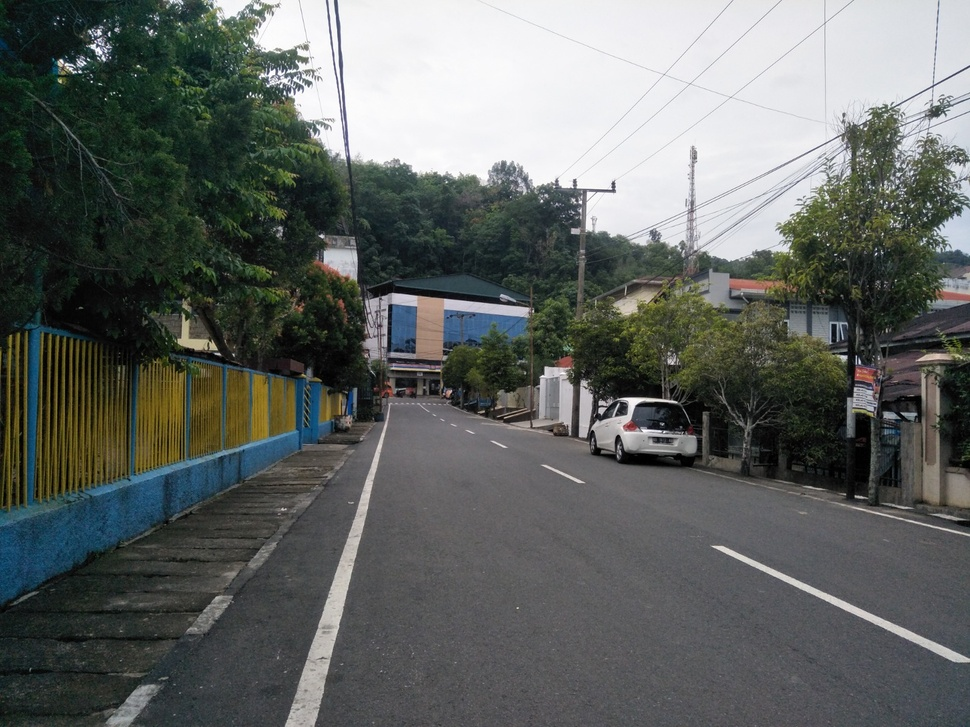
#> input picture jalan3.jpg, 970 x 727 px, shrunk from 1600 x 1200 before the run
$ jupyter execute 'DETEKSI JALAN.ipynb'
#> lines starting #> are read from the running program, lines starting #| are printed output that depends on the picture; after the words box and inside, x2 and y2 are one past the last pixel; in counts of white or black regions, pixels touching at a corner belong together
[cell 1]
# This Python 3 environment comes with many helpful analytics libraries installed
# It is defined by the kaggle/python Docker image: https://github.com/kaggle/docker-python
# For example, here's several helpful packages to load

import numpy as np # linear algebra
import pandas as pd # data processing, CSV file I/O (e.g. pd.read_csv)

# Input data files are available in the read-only "../input/" directory
# For example, running this (by clicking run or pressing Shift+Enter) will list all files under the input directory

import os
for dirname, _, filenames in os.walk('/kaggle/input'):
    for filename in filenames:
        print(os.path.join(dirname, filename))

# You can write up to 20GB to the current directory (/kaggle/working/) that gets preserved as output when you create a version using "Save & Run All"
# You can also write temporary files to /kaggle/temp/, but they won't be saved outside of the current session

[cell 2]
import cv2
import numpy as np
import matplotlib.pyplot as plt

def region_of_interest(img, vertices):
    mask = np.zeros_like(img)
    match_mask_color = 255
    cv2.fillPoly(mask, vertices, match_mask_color)
    masked_image = cv2.bitwise_and(img, mask)
    return masked_image

def draw_the_lines(img, lines):
    img = np.copy(img)
    blank_image = np.zeros((img.shape[0], img.shape[1], 3), dtype=np.uint8)

    if lines is not None:  # Tambahkan pengecekan apakah lines tidak None
        for line in lines:
            for x1, y1, x2, y2 in line:
                cv2.line(blank_image, (x1, y1), (x2, y2), (0, 255, 0), thickness=10)

    img = cv2.addWeighted(img, 0.8, blank_image, 1, 0.0)
    return img

image = cv2.imread('jalan3.jpg')
#> image is the input picture: shape (727, 970, 3); mean B, G, R 97.9, 100.8, 96.7
image = cv2.cvtColor(image, cv2.COLOR_BGR2RGB)
print(image.shape)
#| (727, 970, 3)
height = image.shape[0]
#> height = 727
width = image.shape[1]
#> width = 970
region_of_interest_vertices = [
    (0, height),
    (width // 2, height // 2),
    (width, height)
]
#> region_of_interest_vertices = [(0, 727), (485, 363), (970, 727)]
gray_image = cv2.cvtColor(image, cv2.COLOR_RGB2GRAY)
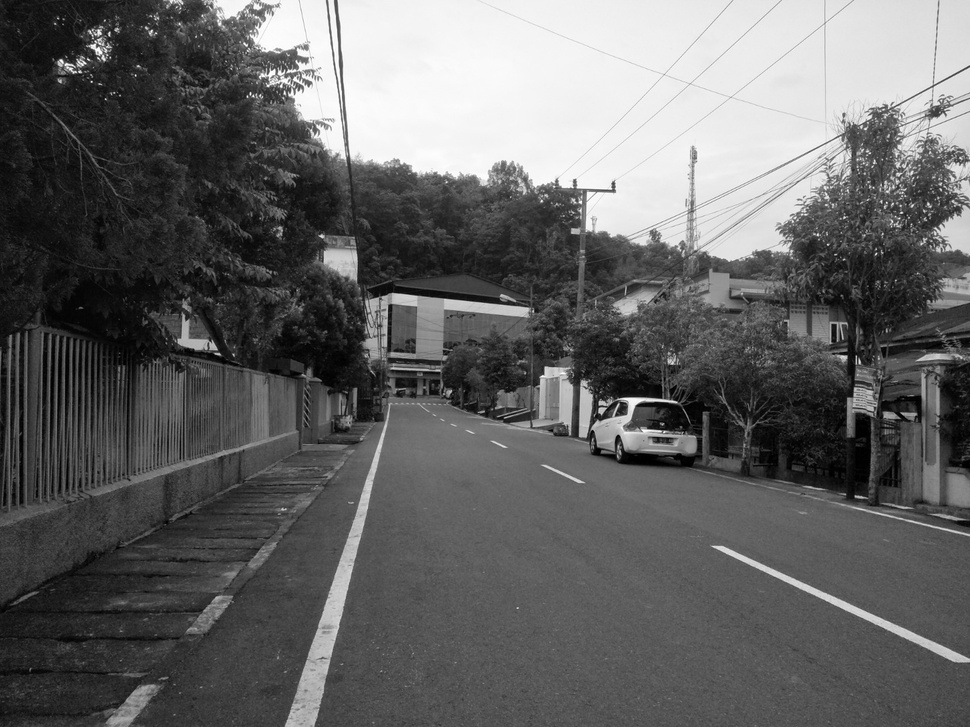
#> gray_image: shape (727, 970); min 0, max 255, mean 99.2
canny_image = cv2.Canny(gray_image, 100, 200)
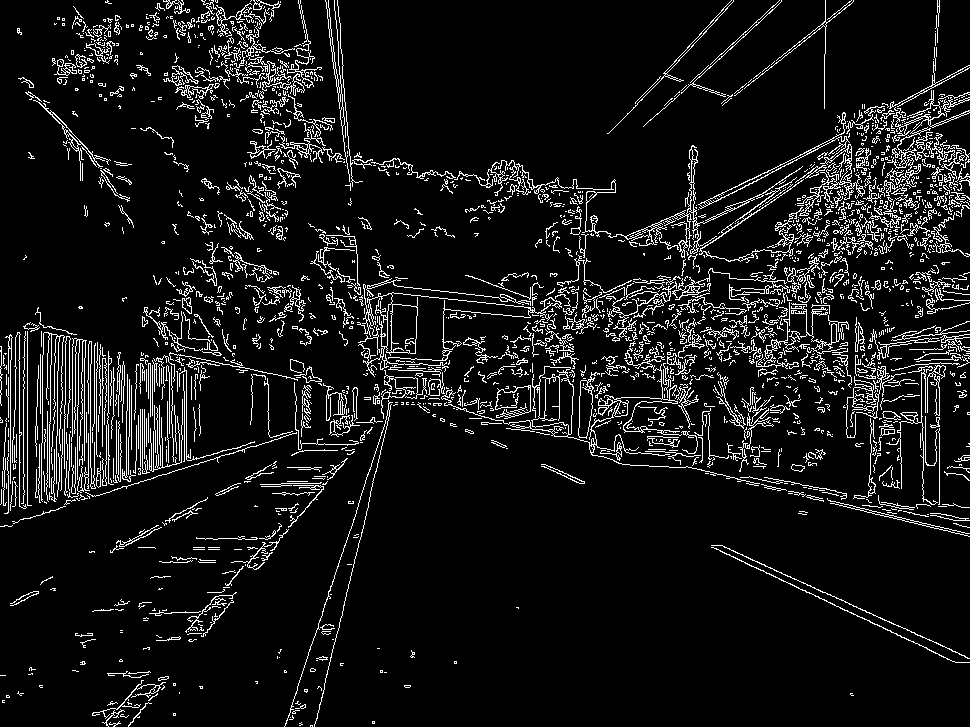
#> canny_image: shape (727, 970); 8.4% white in thin lines or dots
cropped_image = region_of_interest(canny_image, np.array([region_of_interest_vertices], np.int32))
#> in region_of_interest, `cv2.fillPoly(mask, vertices, match_mask_color)`:
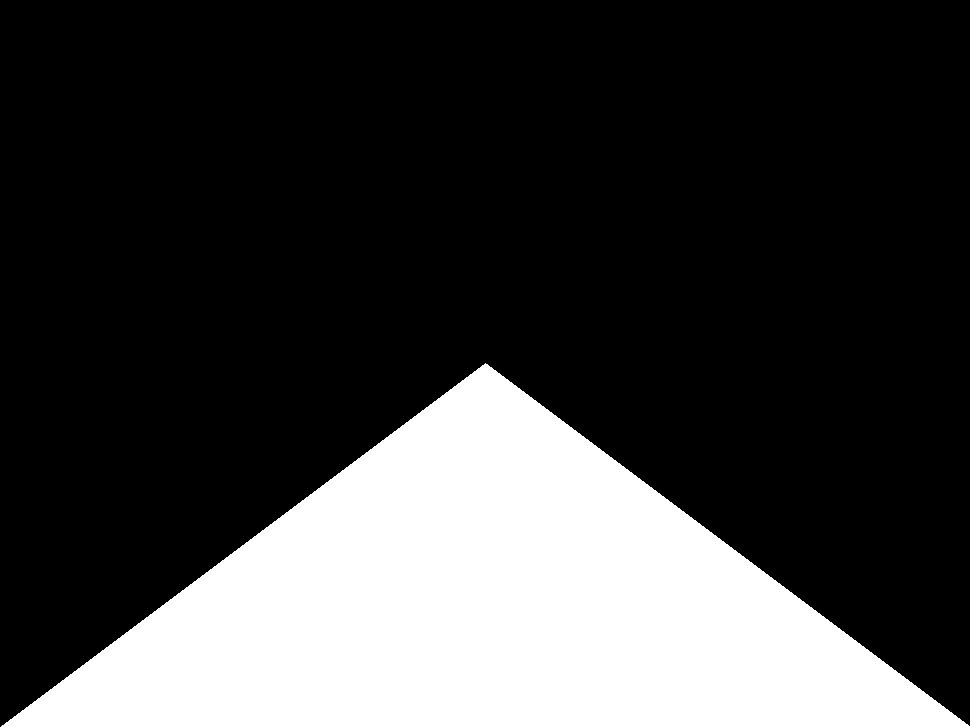
#> mask: shape (727, 970); 25.1% white; 1 white region, box (x1, y1, x2, y2) and area: (1, 363, 970, 727) 176661
#> in region_of_interest, `masked_image = cv2.bitwise_and(img, mask)`:
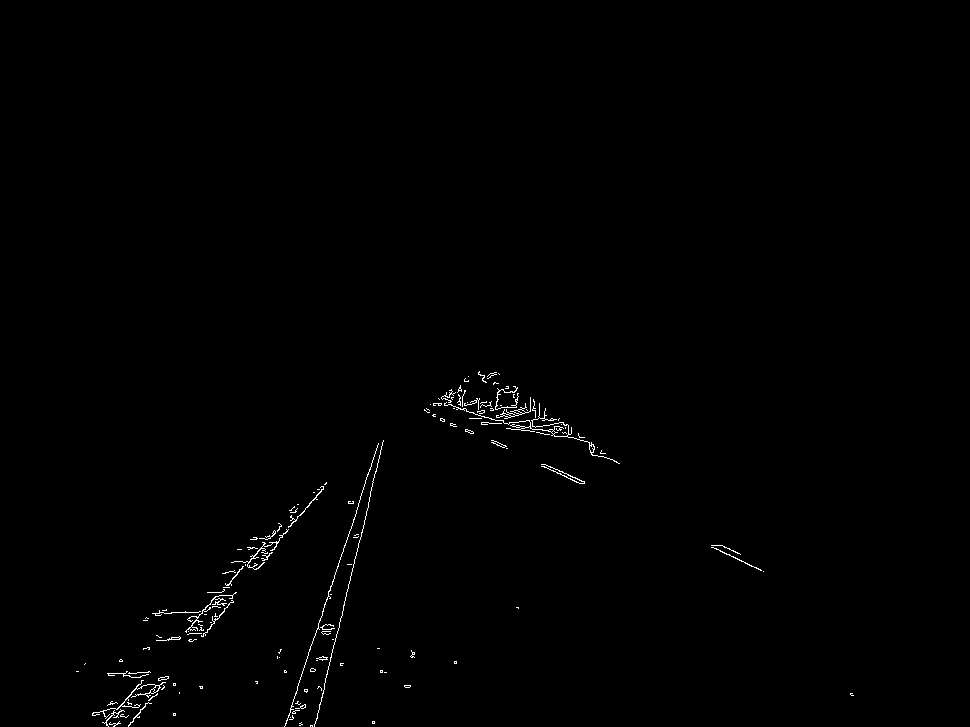
#> masked_image: shape (727, 970); 0.54% white in thin lines or dots, all inside (x1, y1, x2, y2) = (76, 371, 854, 727)
lines = cv2.HoughLinesP(cropped_image, rho=6, theta=np.pi/180, threshold=160, lines=np.array([]), minLineLength=40, maxLineGap=25)
#> lines = 47 rows, first 6: [104, 714, 145, 672], [173, 639, 317, 489], [256, 569, 326, 483], [295, 693, 356, 513], [129, 725, 163, 677], [106, 724, 147, 684]
image_with_lines = draw_the_lines(image, lines)
#> the loop in draw_the_lines, `for line in lines:` made 47 passes
#> line on passes 1 to 12: [[104, 714, 145, 672]], [[173, 639, 317, 489]], [[256, 569, 326, 483]], [[295, 693, 356, 513]], [[129, 725, 163, 677]], [[106, 724, 147, 684]], [[713, 547, 760, 569]], [[314, 726, 368, 506]], [[106, 720, 143, 680]], [[211, 600, 293, 518]], [[481, 416, 555, 436]], [[191, 641, 233, 601]]
#> after the loop in draw_the_lines, `for line in lines:`:
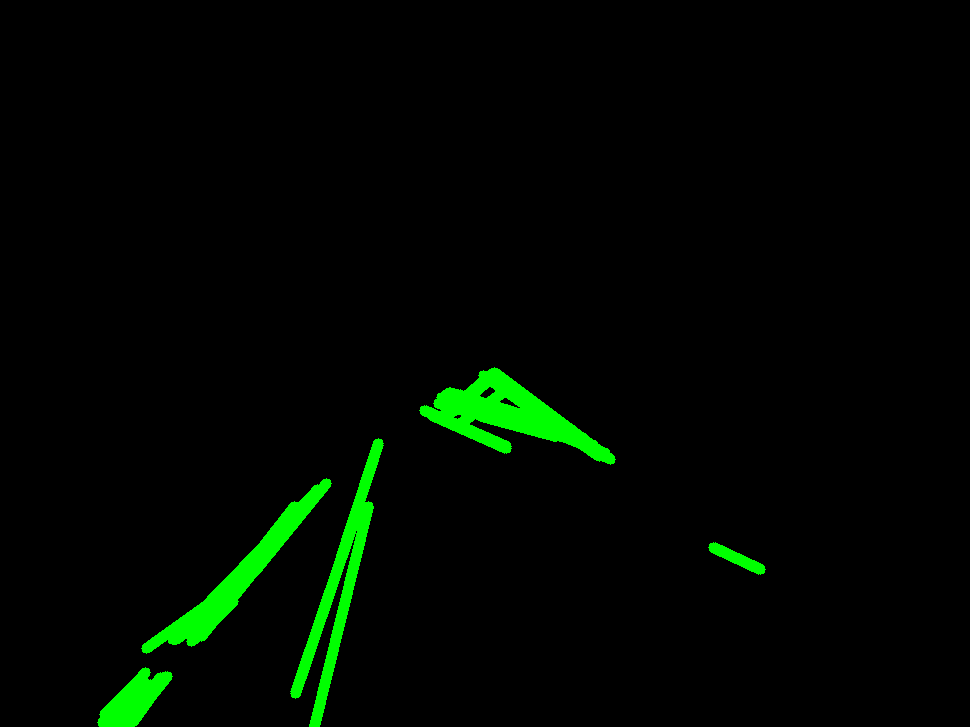
#> blank_image: shape (727, 970, 3); mean of channels 0, 1, 2 0, 7.6, 0; drawn as B, G, R
#> in draw_the_lines, `img = cv2.addWeighted(img, 0.8, blank_image, 1, 0.0)`:
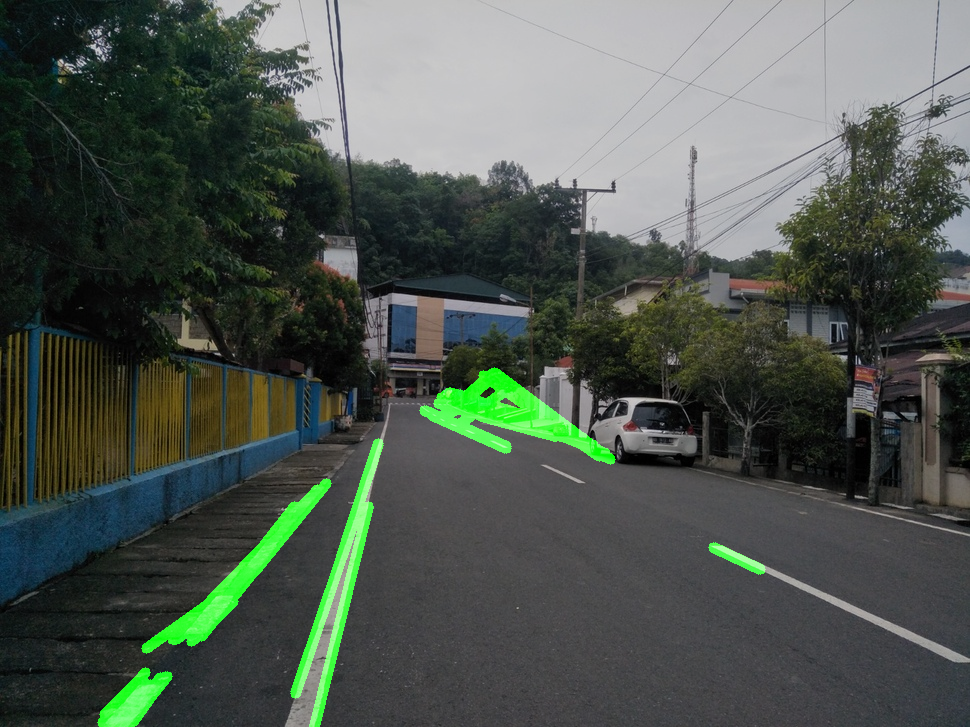
#> img: shape (727, 970, 3); mean R, G, B 77.3, 85.8, 78.3

plt.imshow(image_with_lines)
plt.show()
